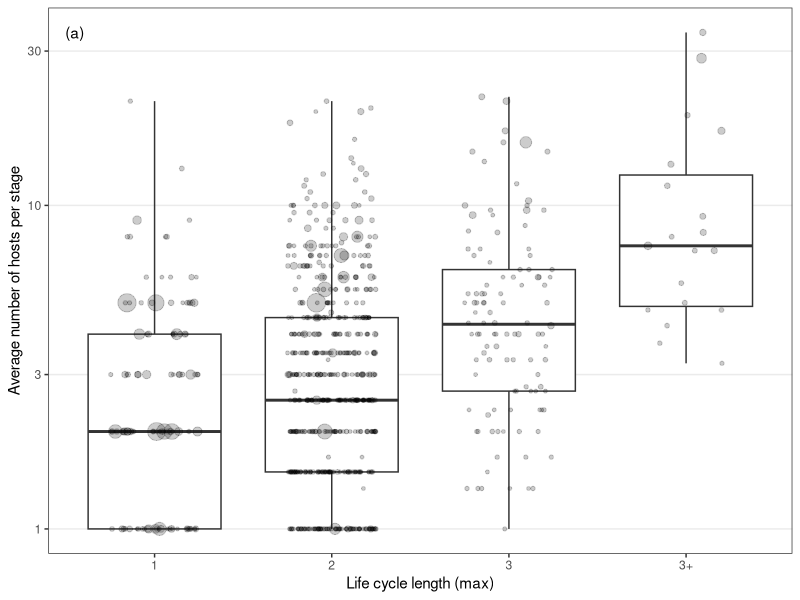
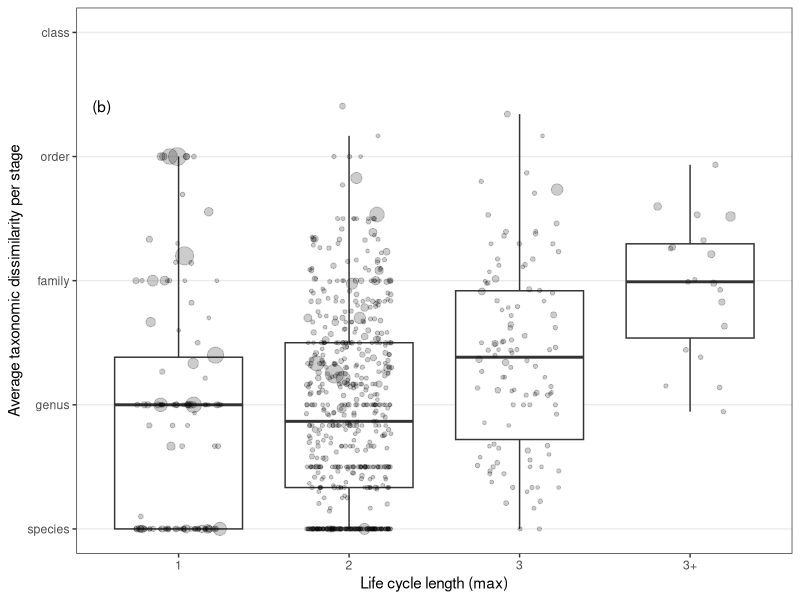
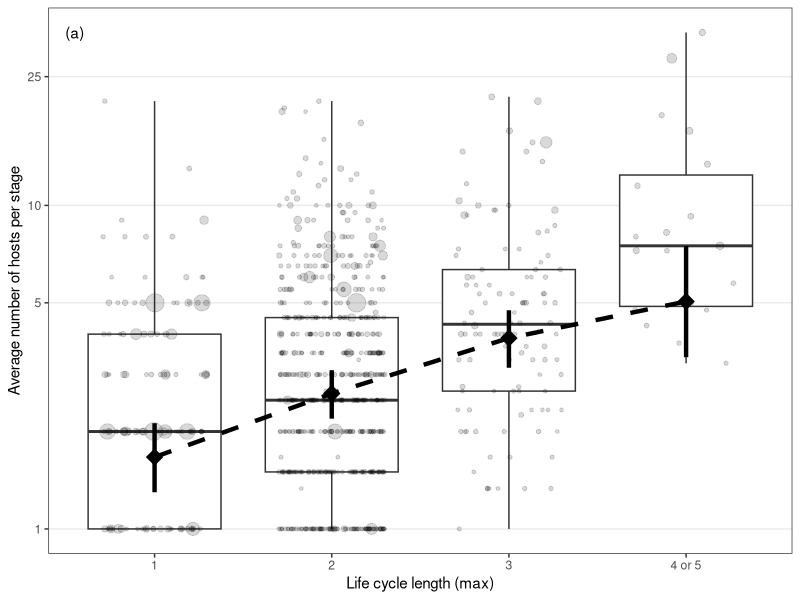
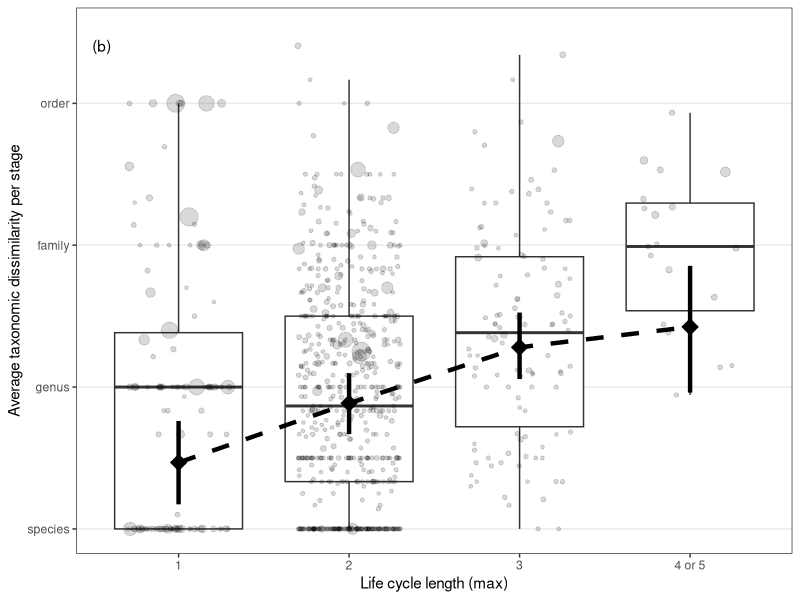
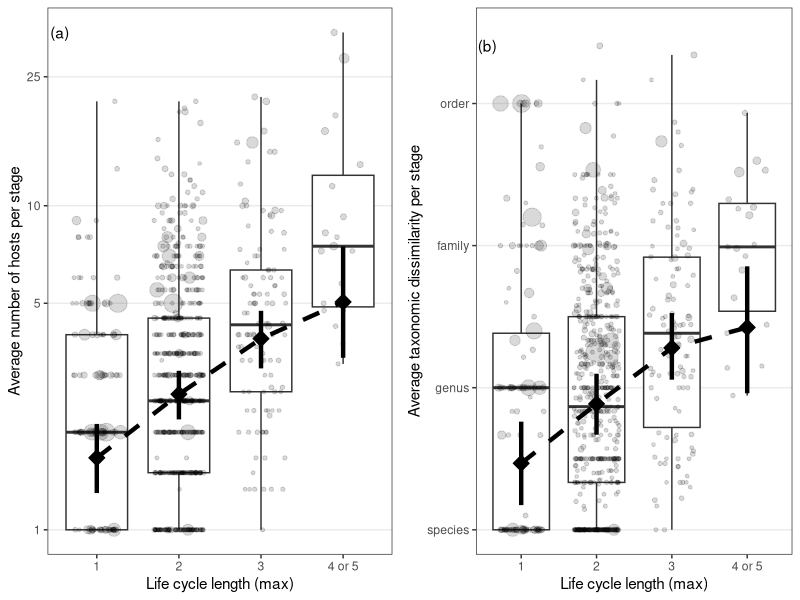
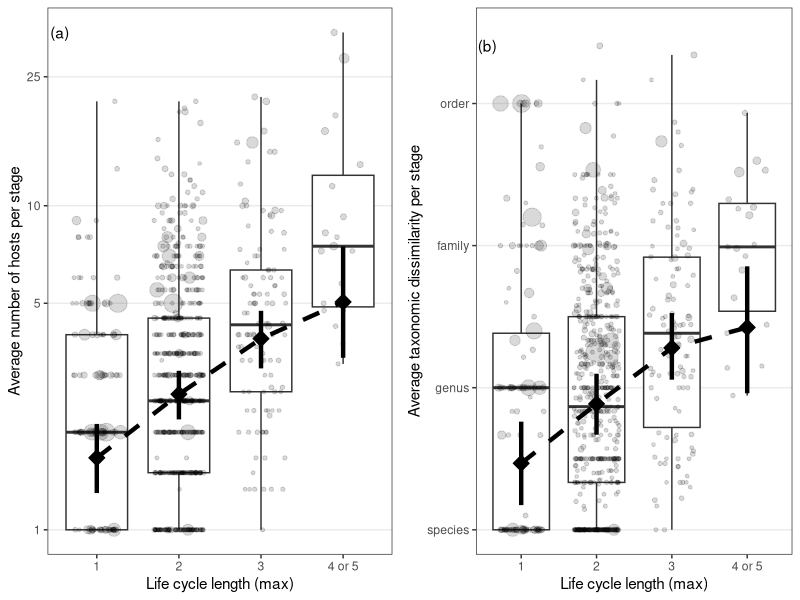

R code for these plots, in order:
## ---- chunk 1
library(ggplot2)
library(dplyr)
library(tidyr)
library(ape)
knitr::opts_chunk$set(echo = FALSE, warning = FALSE, message = FALSE)
options(stringsAsFactors = FALSE)
theme_set(new = theme_bw())
## ---- chunk 2
hosts_per_stage <- read.csv(file = "../data/stage_level_combined.csv", header = TRUE)
## ---- chunk 3
tax.ranks <- c('genus', 'family', 'order', 'class', 'phylum') # for axis label
## ---- chunk 4
hosts_per_stage <- mutate(hosts_per_stage, Host_no_fac = if_else(Host.no > 4, as.integer(4), Host.no))%>%
  mutate(Host_no_fac = factor(Host_no_fac))
## ---- chunk 5
# center log-transformed study effort
hosts_per_stage <- mutate(hosts_per_stage, zstudy_effort = 
                log10(study_effort+1) - mean( log10(study_effort+1), na.rm=T))
# hosts_per_stage <- mutate(hosts_per_stage, zstudy_effort =
#                 log10(study_effort+1) - quantile(log10(study_effort+1), probs = 0.75) )

hosts_per_stage$obs <- factor(1:length(hosts_per_stage$Parasite.species)) # observation level effect for quantifying overdispersion
## ---- chunk 6
stage_avg <- hosts_per_stage%>%
  group_by(Parasite.species)%>%
  summarize(tot_hr = sum(num_hosts_suspicious_removed, na.rm = T), hr = mean(num_hosts_suspicious_removed, na.rm=T), 
            hsi = mean(hsi_lcdb_suspcious_rem, na.rm=T),
            var_hr = var(num_hosts_suspicious_removed, na.rm = T), var_hsi = var(hsi_lcdb_suspcious_rem, na.rm = T))
## ---- chunk 7
stage_avg <- left_join(stage_avg, 
                       select(hosts_per_stage, Parasite.species, 
                              parasite_genus, parasite_family, parasite_order, parasite_class, parasite_phylum,
                              partial_cycle, lcl_max, lcl_max_fac, study_effort, zstudy_effort)%>%distinct())
## ---- chunk 8
stage_avg <- filter(stage_avg, partial_cycle != 'partial') # just complete life cycles
## ---- chunk 9
stage_avg$obs <- 1:length(stage_avg$Parasite.species)
## ---- chunk 10
n_distinct(stage_avg$Parasite.species)
## ---- chunk 11
sum(stage_avg$tot_hr)
## ---- chunk 12
ggplot(stage_avg, aes(y = hr, x = lcl_max_fac)) +
  geom_boxplot(outlier.color = NA) +
  geom_point(alpha = 0.2, position = position_jitter(width = 0.25, height = 0), 
             aes(size = study_effort)) +
  scale_y_log10() +
  labs(x = "Life cycle length (max)", y = "Average number of hosts per stage", size = "Pubmed hits") +
  guides(size = FALSE) +
  theme(panel.grid.minor = element_blank(),
        panel.grid.major.x = element_blank()) +
  annotate(geom = 'text', label = "(a)", x = 0.55, y = max(stage_avg$hr))
## ---- chunk 13
ggplot(stage_avg, aes(y = hsi, x = lcl_max_fac)) +
  geom_boxplot(outlier.color = NA) +
  geom_point(alpha = 0.2, position = position_jitter(width = 0.25, height = 0), 
             aes(size = study_effort)) +
  scale_y_continuous(limits = c(1,5), breaks = c(1:6), labels = c("species", tax.ranks)) +
  labs(x = "Life cycle length (max)", y = "Average taxonomic dissimilarity per stage", size = "Pubmed hits") +
  guides(size = FALSE) +
  theme(legend.position = c(0.98, 0.02),
        legend.justification = c(1,0),
        legend.background = element_rect(color = 'black'),
        panel.grid.minor = element_blank(),
        panel.grid.major.x = element_blank()) +
  annotate(geom = 'text', label = "(b)", x = 0.55, y = max(stage_avg$hsi))
## ---- chunk 14
library(lme4)
## ---- chunk 15
reg1f <- lmer(log(hr) ~ zstudy_effort + lcl_max_fac + (1|parasite_genus) + (1|parasite_family) + 
                (1|parasite_order) + (1|parasite_class) + (1|parasite_phylum),
              data = stage_avg)
## ---- chunk 16
nd <- select(stage_avg, lcl_max_fac)%>%arrange(lcl_max_fac)%>%distinct()
nd$zstudy_effort <- 0
nd$hr <- 0
nd$lcl <- 1:4
pd <- model.matrix(terms(reg1f), nd)

nd$preds <- exp(predict(reg1f, newdata = nd, re.form = NA))

# bootstrap model
mySumm <- function(.) {
    c(beta=fixef(.))
}
bo <- bootMer(reg1f, mySumm, nsim = 500) # bootstrap the model
bx <- as.data.frame(bo)
bx <- select(bx, starts_with('beta'))
bx <- as.matrix(bx)

boots <- bx %*% t(pd) # predicted values for every observation for every bootstrap
boots <- as.data.frame(t(boots))
names(boots) <- as.character(c(1:500))
boots <- bind_cols(nd, boots)
boots <- pivot_longer(boots, `1`:`500`)

# first get predicted size at each stage for every bootstrap
boot_means <- boots%>%
  group_by(lcl_max_fac)%>%
  summarise(med_rg = exp(mean(value)), # mean and CI of the bootstraps
            high_rg = exp(quantile(value, probs = 0.975)),
            low_rg = exp(quantile(value, probs = 0.025)))
nd <- left_join(nd, boot_means)
## ---- chunk 17
f1a2 <- ggplot(stage_avg, aes(y = hr, x = lcl_max_fac)) +
  geom_boxplot(outlier.color = NA) +
  geom_point(alpha = 0.15, position = position_jitter(width = 0.3, height = 0),
             aes(size = study_effort)) +
  scale_y_log10(breaks = c(1, 5, 10, 25)) +
  scale_x_discrete(labels = c("1", "2", "3", "4 or 5")) +
  labs(x = "Life cycle length (max)", y = "Average number of hosts per stage", size = "Pubmed hits") +
  guides(size = F) +
  theme(panel.grid.minor = element_blank(),
        panel.grid.major.x = element_blank()) +
  annotate(geom = 'text', label = "(a)", x = 0.55, y = max(stage_avg$hr)) +
  geom_line(data = nd, aes(x = lcl, y = preds), 
            alpha = 1, size = 1.5, color = 'black', linetype = 'dashed') +
  geom_linerange(data = nd, 
                  aes(x = lcl, y = preds,
                      ymin = low_rg, ymax = high_rg), 
                  size = 1.5, shape = 23, color = 'black', fill = 'black') +
  geom_point(data = nd,
             aes(x = lcl, y = preds),
             size = 4,
             shape = 23, color = 'black', fill = 'black')
# 
#   geom_line(data = nd, aes(x = lcl, y = preds), 
#             alpha = 1, size = 1.5, color = 'black', linetype = 'dashed') +
#   geom_point(data = nd, aes(x = lcl, y = preds), 
#             size = 5, shape = 23, color = 'black', fill = 'black')
f1a2
## ---- chunk 18
reg1fx <- lmer(hsi ~ zstudy_effort + lcl_max_fac + (1|parasite_genus) + (1|parasite_family) + 
                (1|parasite_order) + (1|parasite_class) + (1|parasite_phylum),
              data = stage_avg) # add taxonomy
## ---- chunk 19
nd <- select(stage_avg, lcl_max_fac)%>%arrange(lcl_max_fac)%>%distinct()
nd$zstudy_effort <- 0
nd$hsi <- 0
nd$lcl <- 1:4
pd <- model.matrix(terms(reg1fx), nd)

nd$preds <- (predict(reg1fx, newdata = nd, re.form = NA))

# bootstrap model
mySumm <- function(.) {
    c(beta=fixef(.))
}
bo <- bootMer(reg1fx, mySumm, nsim = 500) # bootstrap the model
bx <- as.data.frame(bo)
bx <- select(bx, starts_with('beta'))
bx <- as.matrix(bx)

boots <- bx %*% t(pd) # predicted values for every observation for every bootstrap
boots <- as.data.frame(t(boots))
names(boots) <- as.character(c(1:500))
boots <- bind_cols(nd, boots)
boots <- pivot_longer(boots, `1`:`500`)

# first get predicted size at each stage for every bootstrap
boot_means2 <- boots%>%
  group_by(lcl_max_fac)%>%
  summarise(med_rg = (mean(value)), # mean and CI of the bootstraps
            high_rg = (quantile(value, probs = 0.975)),
            low_rg = (quantile(value, probs = 0.025)))
nd <- left_join(nd, boot_means2)
## ---- chunk 20
f1b2 <- ggplot(stage_avg, aes(y = hsi, x = lcl_max_fac)) +
  geom_boxplot(outlier.color = NA) +
  geom_point(alpha = 0.15, position = position_jitter(width = 0.3, height = 0),
             aes(size = study_effort)) +
  scale_y_continuous(limits = c(1,4.5), breaks = c(1:6), labels = c("species", tax.ranks)) +
  scale_x_discrete(labels = c("1", "2", "3", "4 or 5")) +
  labs(x = "Life cycle length (max)", y = "Average taxonomic dissimilarity per stage", size = "Pubmed hits") +
  guides(size = FALSE) +
  theme(legend.position = c(0.98, 0.02),
        legend.justification = c(1,0),
        legend.background = element_rect(color = 'black'),
        panel.grid.minor = element_blank(),
        panel.grid.major.x = element_blank()) +
  annotate(geom = 'text', label = "(b)", x = 0.55, y = max(stage_avg$hsi)) +
  geom_line(data = nd, aes(x = lcl, y = preds), 
            alpha = 1, size = 1.5, color = 'black', linetype = 'dashed') +
  geom_linerange(data = nd, 
                  aes(x = lcl, y = preds,
                      ymin = low_rg, ymax = high_rg), 
                  size = 1.5, shape = 23, color = 'black', fill = 'black') +
  geom_point(data = nd,
             aes(x = lcl, y = preds),
             size = 4,
             shape = 23, color = 'black', fill = 'black')
# 
#   geom_line(data = nd, aes(x = lcl, y = preds), 
#             alpha = 1, size = 1.5, color = 'black', linetype = 'dashed') +
#   geom_point(data = nd, aes(x = lcl, y = preds), 
#             size = 5, shape = 23, color = 'black', fill = 'black')

f1b2
## ---- chunk 21
library(cowplot)
## ---- chunk 22
f1 <- plot_grid(f1a2, f1b2, nrow = 1, align = "h")
## ---- chunk 23
fig_width <- 4.5
fig_height <- 4.5

ggsave(filename = "../figs/Fig5_comb.png", plot = f1, device = 'png', units = 'in', width = fig_width*2, height = fig_height) 
ggsave(filename = "../figs/Fig5_comb.svg", plot = f1, device = 'svg', units = 'in', width = fig_width*2, height = fig_height)
